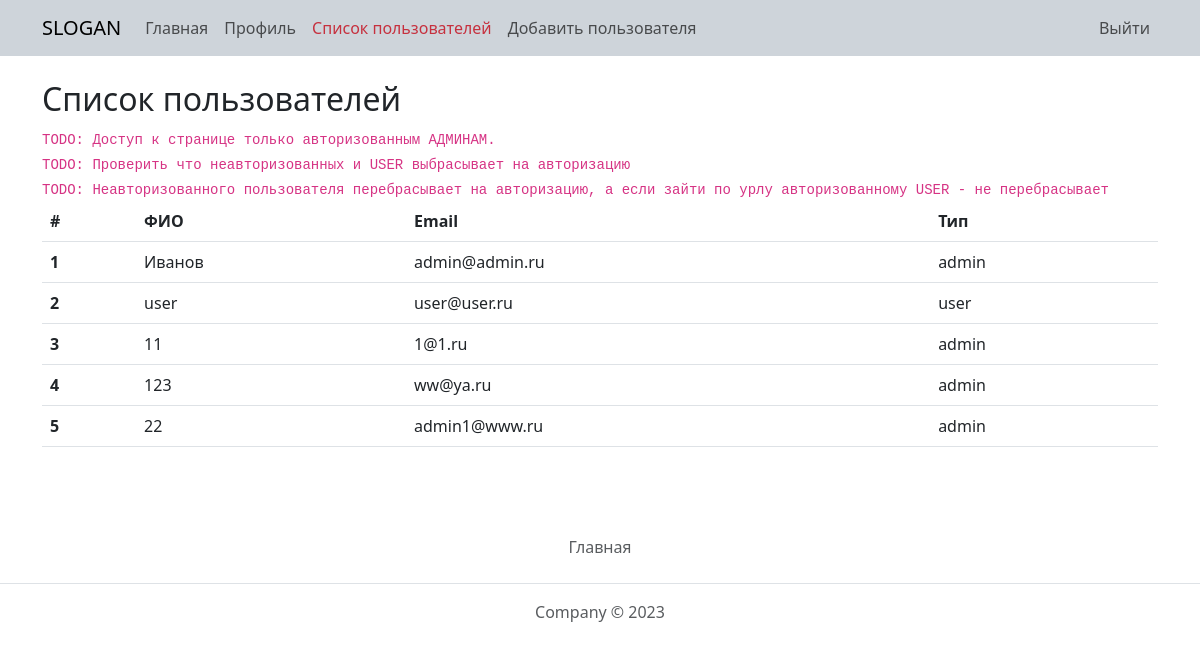
Screenshot of /users (signed in) with the database file from the repository.
### webapp/db.py (models this page shows, shortened)
class User(db.Model, UserMixin):
    id = db.Column(db.Integer, primary_key=True)
    email = db.Column(db.String, unique=True, nullable=False)
    username = db.Column(db.String, nullable=False)
    password = db.Column(db.String, nullable=False)
    status = db.Column(db.String, default='user')

### webapp/app.py (the view)
@app.route('/users')
@login_required
def users():
    title = 'Список пользователей'
    if current_user.status != 'admin':
        return redirect(url_for('users'))
    users = User.query.all()
    return render_template(
        'users.html',
        users=users,
        title=title,
    )

### webapp/app.py (called while the page is built)
@login_manager.user_loader
def load_user(user_id):
    return User.query.get(user_id)

### webapp/templates/users.html
{% extends 'base.html' %}
{% block content %}
    <div class="container mt-4">
        <div class="row">
            <div class="col-12">
                <h2>{{ title }}</h2>
                <code>TODO: Доступ к странице только авторизованным АДМИНАМ.</code><br>
                <code>TODO: Проверить что неавторизованных и USER выбрасывает на авторизацию</code><br>
                <code>TODO: Неавторизованного пользователя перебрасывает на авторизацию, а если зайти по урлу авторизованному USER - не перебрасывает</code>
                <table class="table">
                    <thead>
                    <tr>
                        <th scope="col">#</th>
                        <th scope="col">ФИО</th>
                        <th scope="col">Email</th>
                        <th scope="col">Тип</th>
                    </tr>
                    </thead>
                    <tbody>
                    {% for user in users %}
                        <tr>
                            <th scope="row">{{ loop.index }}</th>
                            <td>{{ user.username }}</td>
                            <td>{{ user.email }}</td>
                            <td>{{ user.status }}</td>
                        </tr>
                    {% endfor %}
                    </tbody>
                </table>
            </div>
        </div>
    </div>
{% endblock %}

### rows the page displays
User: username "Иванов", email "admin@admin.ru", status "admin"
User: username "user", email "user@user.ru", status "user"
User: username "11", email "1@1.ru", status "admin"
User: username "123", email "ww@ya.ru", status "admin"
User: username "22", email "admin1@www.ru", status "admin"

### other values shown
{{ title }} "Список пользователей"
